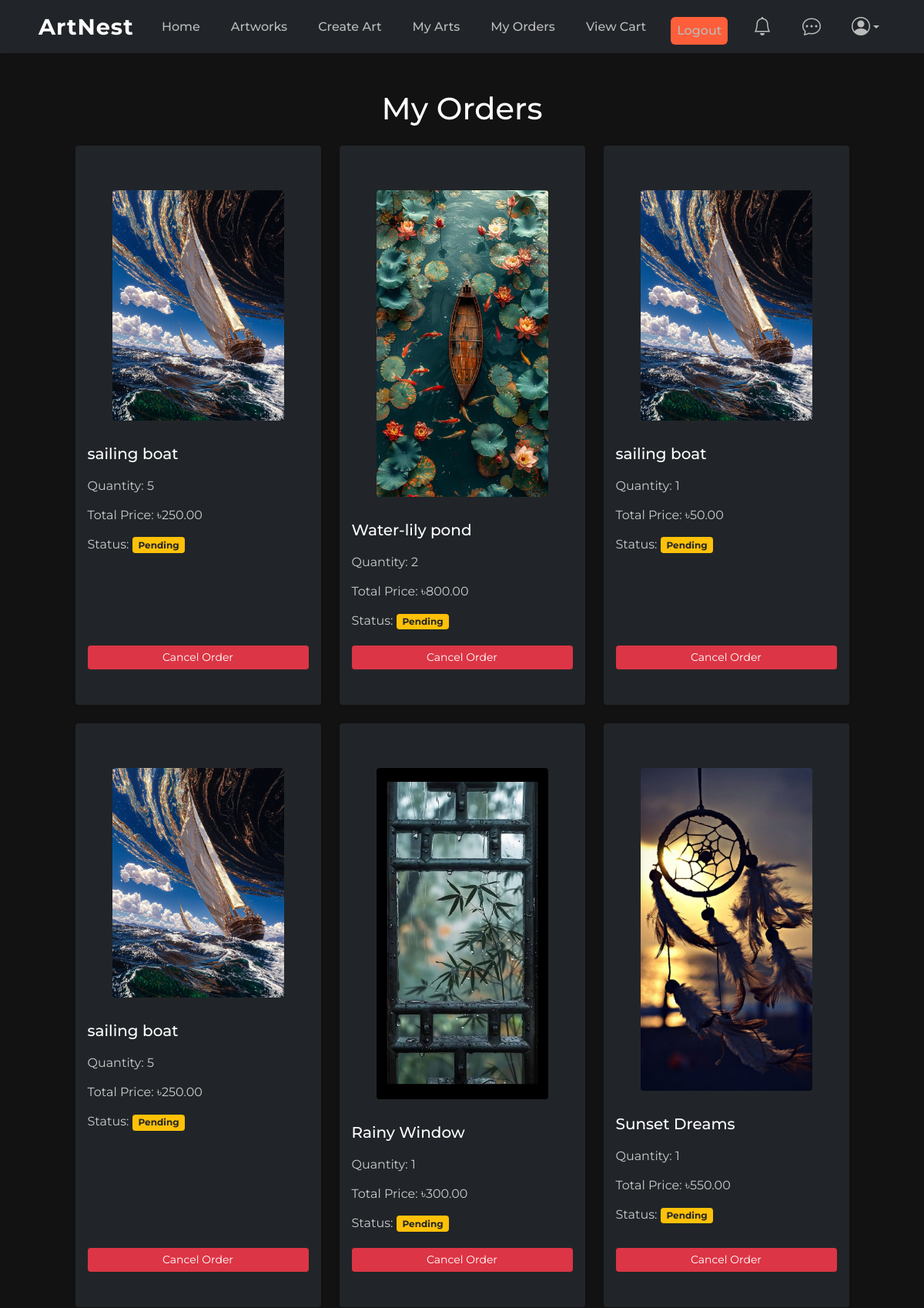
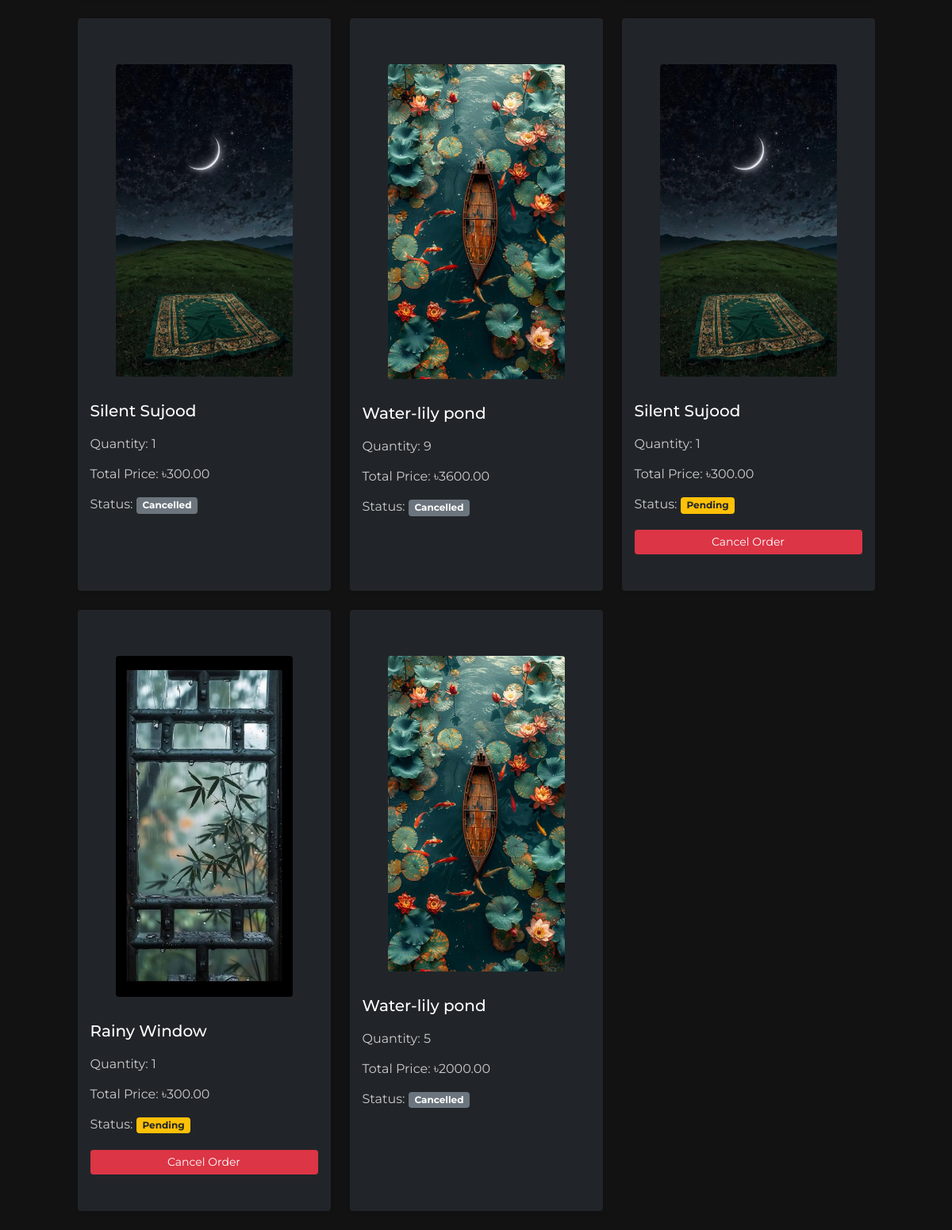
Page /orders/orders/ (signed in) on the earlier database version (2 pictures, top to bottom).
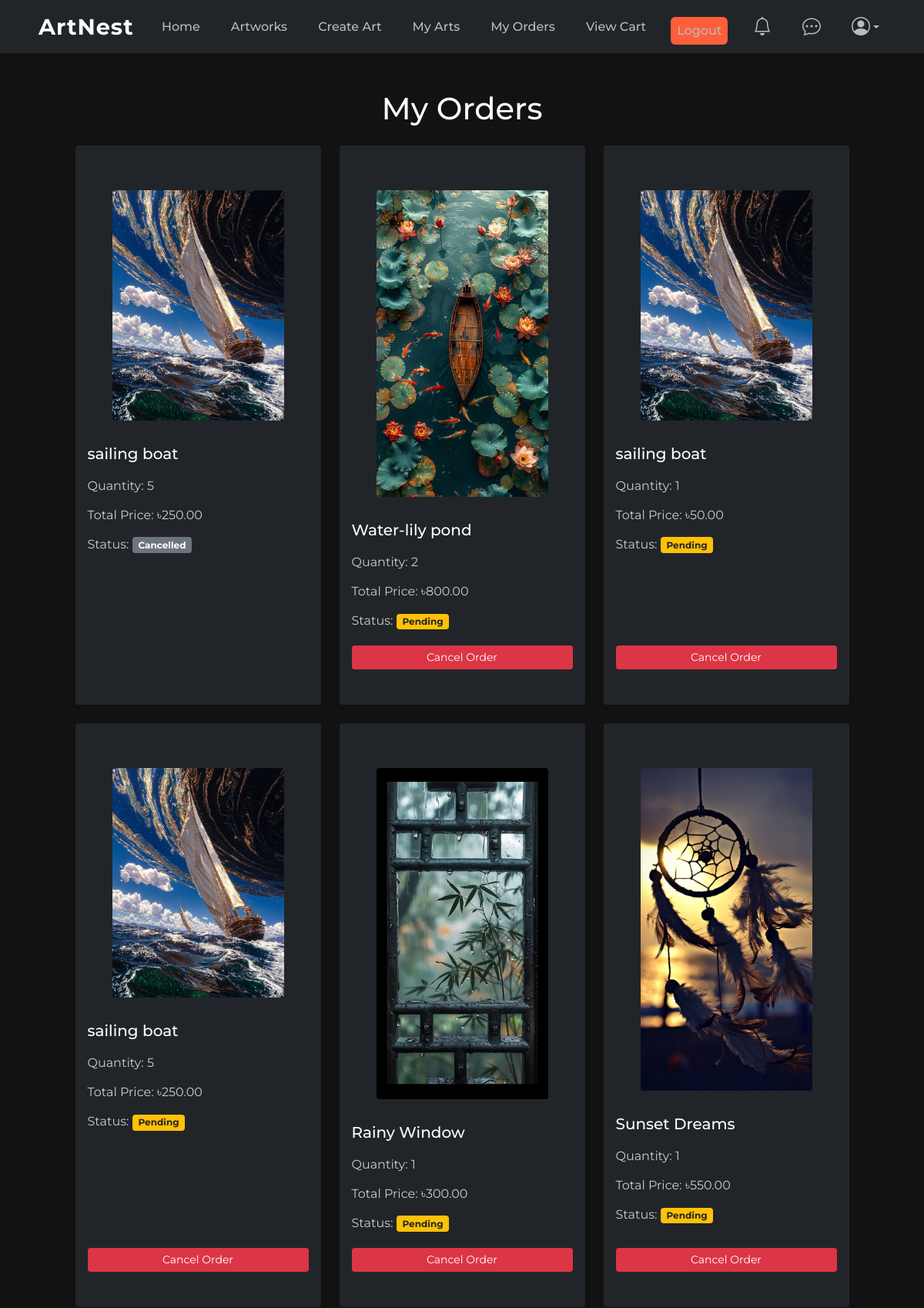
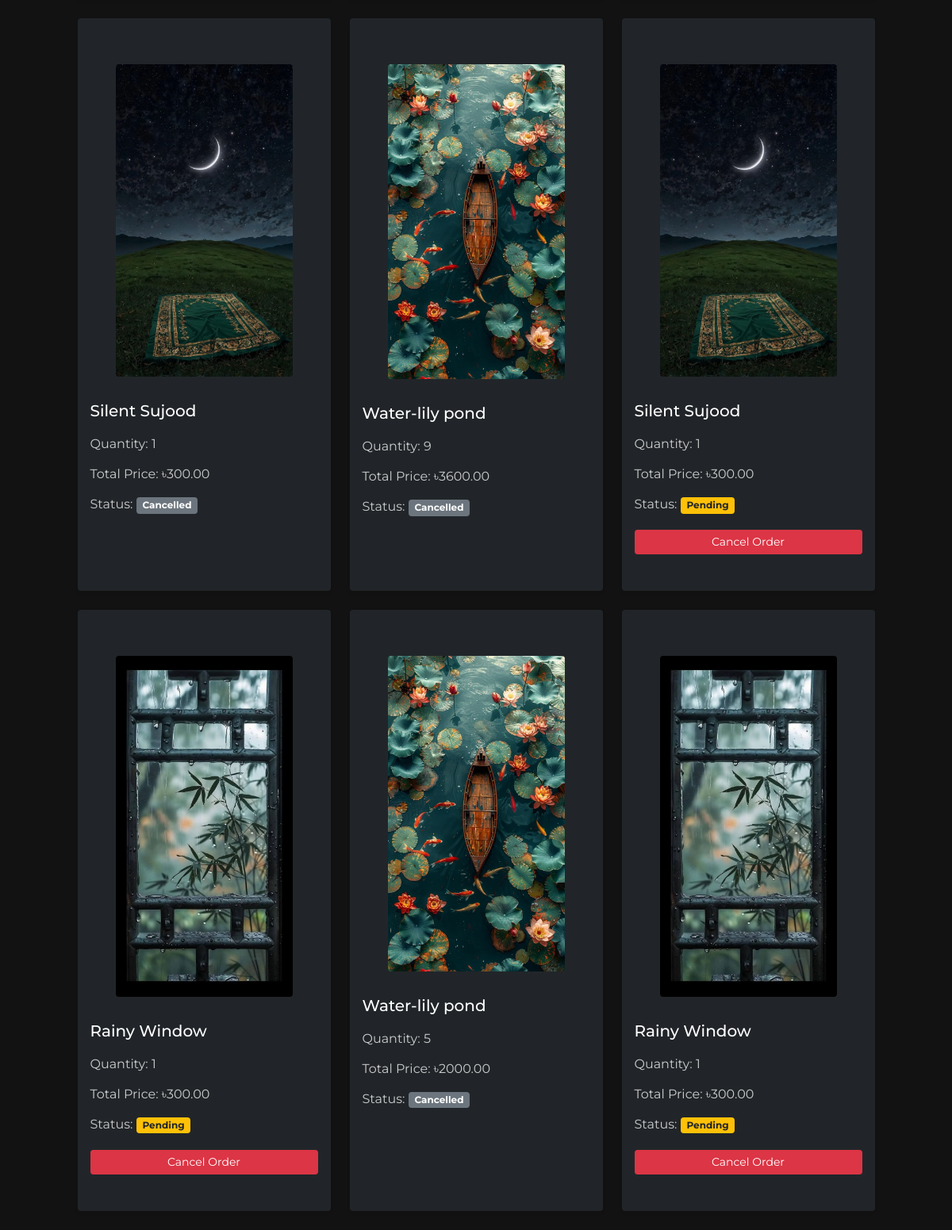
Same page on the later database version (2 pictures, top to bottom).
### orders/models.py (models this page shows, shortened)
class Order(models.Model):
    user = models.ForeignKey(settings.AUTH_USER_MODEL, on_delete=models.CASCADE)
    artwork = models.ForeignKey(Artwork, on_delete=models.CASCADE)
    quantity = models.PositiveIntegerField()
    total_price = models.DecimalField(max_digits=10, decimal_places=2)
    status = models.CharField(max_length=50, choices=[('pending', 'Pending'), ('completed', 'Completed'), ('cancelled', 'Cancelled')], default='pending')
    created_at = models.DateTimeField(auto_now_add=True)
    is_paid = models.BooleanField(default=False)
    delivery_name = models.CharField(max_length=100, blank=True)
    delivery_phone = models.CharField(max_length=20, blank=True)
    delivery_address = models.TextField(blank=True)
    is_refunded = models.BooleanField(default=False) # eta diye refund request krse kina check hy but refund approved kina etar jnne na
    refund_amount = models.DecimalField(max_digits=10, decimal_places=2, null=True, blank=True)
    refund_reason = models.TextField(null=True, blank=True)
    requested_at = models.DateTimeField(auto_now_add=True)
    REFUND_CHOICES = [
        ('pending', 'Pending'),
        ('approved', 'Approved'),
        ('rejected', 'Rejected'),
    ]
    refund_status = models.CharField(max_length=10, choices=REFUND_CHOICES, default='pending')

### artworks/models.py (models this page shows, shortened)
class Artwork(models.Model):
    title = models.CharField(max_length=255)
    description = models.TextField()
    artist = models.ForeignKey(settings.AUTH_USER_MODEL, on_delete=models.CASCADE)
    price = models.DecimalField(max_digits=10, decimal_places=2)
    image = models.ImageField(upload_to='artwork/')
    category = models.CharField(max_length=50, choices=CATEGORY_CHOICES)
    art_type = models.CharField(max_length=20, choices=ART_TYPE_CHOICES, default='traditional')
    created_at = models.DateTimeField(auto_now_add=True)
    is_available = models.BooleanField(default=True)
    is_approved = models.BooleanField(default=False)
    views = models.PositiveIntegerField(default=0)  # Track popularity
    categories = models.ManyToManyField(Category)
    art_type = models.CharField(max_length=30, choices=ART_TYPE_CHOICES)
    size = models.CharField(max_length=20, choices=SIZE_CHOICES, blank=True, null=True)
    custom_size = models.CharField(max_length=100, blank=True, null=True)
    frame = models.CharField(max_length=20, choices=FRAME_CHOICES, default='none')

### orders/views.py (the view)
# urls.py: path('orders/', views.order_list, name='order_list'),
@login_required
def order_list(request):
    orders = Order.objects.filter(user=request.user)
    return render(request, 'orders/order_list.html', {'orders': orders})

### messaging/context_processors.py (called while the page is built)
def unread_message_count(request):
    if request.user.is_authenticated:
        count = Message.objects.filter(receiver=request.user, is_read=False).count()
        return {'unread_message_count': count}
    return {}

### notifications/context_processors.py (called while the page is built)
def unread_notifications(request):
    if request.user.is_authenticated:
        count = request.user.notifications.filter(unread=True).count()
        return {'unread_notification_count': count}
    return {}

### users/templatetags/user_tags.py (called while the page is built)
@register.simple_tag
def get_admin_user():
    User = get_user_model()
    return User.objects.filter(is_superuser=True).first()

### templates/orders/order_list.html (shortened to what this page needs)
{% extends 'base.html' %}
{% block content %}
<div class="container mt-5">
    <h1 class="text-center text-white mb-4">My Orders</h1>
    {% if orders %}
        <div class="row">
            {% for order in orders %}
                <div class="col-md-6 col-lg-4 mb-4">
                    <a href="{% url 'order_detail' order.id %}" class="text-decoration-none">
                    <div class="card bg-dark text-white shadow-sm border-0 h-100">
                        <div class="px-5 pt-5">
                            <img src="{{ order.artwork.image.url }}" class="img-fluid rounded" alt="{{ order.artwork.title }}">
                        </div>
                        <div class="card-body d-flex flex-column">
                            <h5 class="card-title">{{ order.artwork.title }}</h5>
                            <p class="card-text mb-1">Quantity: {{ order.quantity }}</p>
                            <p class="card-text mb-1">
                                Total Price:
                                {% if order.total_price != None %}
                                    ৳{{ order.total_price }}
                                 {% else %}
                                    Not available
                                {% endif %}
                            </p>
                            <p class="card-text">Status:
                                <span class="badge
                                    {% if order.status == 'pending' %}bg-warning text-dark
                                    {% elif order.status == 'shipped' %}bg-info
                                    {% elif order.status == 'delivered' %}bg-success
                                    {% else %}bg-secondary
                                    {% endif %}">
                                    {{ order.status|capfirst }}
                                </span>
                            </p>
                            {% if order.status == 'pending' %}
                                <form method="POST" action="{% url 'cancel_order' order.id %}" class="mt-auto">
                                    <button type="submit" class="btn btn-danger btn-sm w-100">Cancel Order</button>
                                </form>
                            {% endif %}
                        </div>
                    </div></a>
                </div>
            {% endfor %}
        </div>
    {% else %}
        <div class="alert alert-info text-center">You have no orders yet.</div>
    {% endif %}
</div>
{% endblock %}

Differences in the rows shown:
changed Order (number 1 of 12 on the later page): status "Pending" → "Cancelled"; no longer shows "Cancel Order"
added Order: artwork.image (picture), artwork "Rainy Window", quantity "1", total_price "300.00", status "Pending", shows "Cancel Order"
